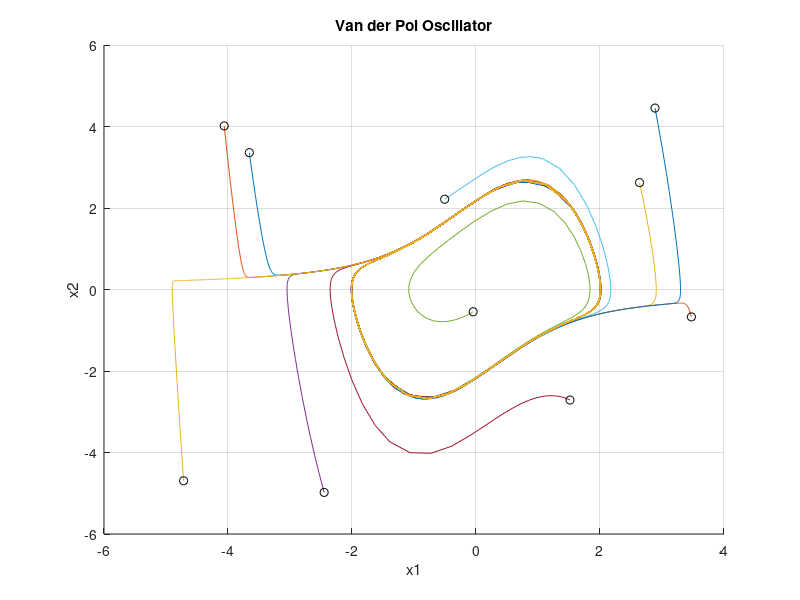
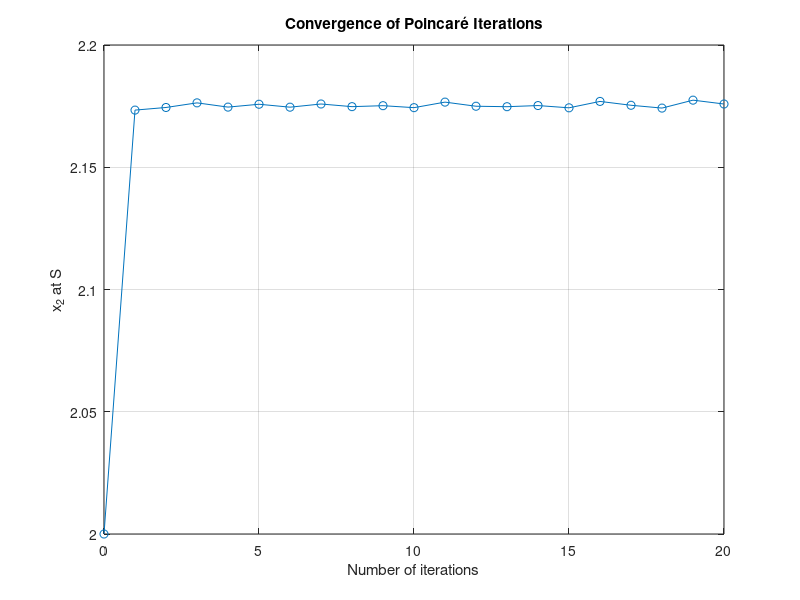

Reproduce these figures in MATLAB, in order.
%% VAN DER POL OSCILLATOR

%% QUESTION 1

mu = 1;          
time = [0 50];  

dynamics = @(t,x) [x(2); mu*(1 - x(1)^2)*x(2) - x(1)];

rng(1);
x0s = 10*rand(10,2) - 5; 

figure; hold on;
for i = 1:10
    [t, x] = ode45(dynamics, time, x0s(i,:));
    
    plot(x(:,1), x(:,2));
    plot(x(1,1), x(1,2), 'ko');
end

xlabel('x1'); ylabel('x2'); 
title('Van der Pol Oscillator');
grid on;

%% QUESTION 2

function x1 = VanderPolPoincare(x0)
    mu = 1;

    % change one of the coords of x0 to ensure x0 in S (Poincaré section)
    x0(1) = 0;
    if x0(2) <= 0
        x0(2) = abs(x0(2))+ eps; 
    end    
    
    dynamics = @(t,x) [x(2); mu*(1 - x(1)^2)*x(2) - x(1)];
    options = odeset('Events', @(t,x) crossings(t,x));
    
    [~,~,~,xe,~] = ode45(dynamics, [0 100], x0, options);

    x1 = xe(end,:)';
end

function [value, isterminal, direction] = crossings(t,x)
    value = x(1); %detect event when x(1) crosses 0
    isterminal = 1; % stop integration when event occurs
    direction = 1; %detect events whne going from -ve to +ve
end

%% QUESTION 3

% initial condition
x0 = [0; 2];

N = 20;
X = zeros(2,N+1);
X(:,1) = x0;

for k = 1:N
    X(:,k+1) = VanderPolPoincare(X(:,k));
end

for k = 1:N+1
    fprintf('%3d %8.5f %8.5f\n', k-1, X(1,k), X(2,k));
end

figure; 
plot(0:N, X(2,:), 'o-');
xlabel('Number of iterations'); ylabel('x_2 at S');
title('Convergence of Poincaré Iterations');
grid on;

%% QUESTION 4
delta = 0.01;
fixed = X(:, end);

e1 = [1; 0]; e2 = [0; 1];

pos_peturb1 = VanderPolPoincare(fixed + delta*e1);
neg_peturb1 = VanderPolPoincare(fixed - delta*e1);
pos_peturb2 = VanderPolPoincare(fixed + delta*e2);
neg_peturb2 = VanderPolPoincare(fixed - delta*e2);

A1 = (pos_peturb1 - neg_peturb1)/(2*delta);
A2 = (pos_peturb2 - neg_peturb2)/(2*delta);

J = [A1, A2]
evals = eig(J)